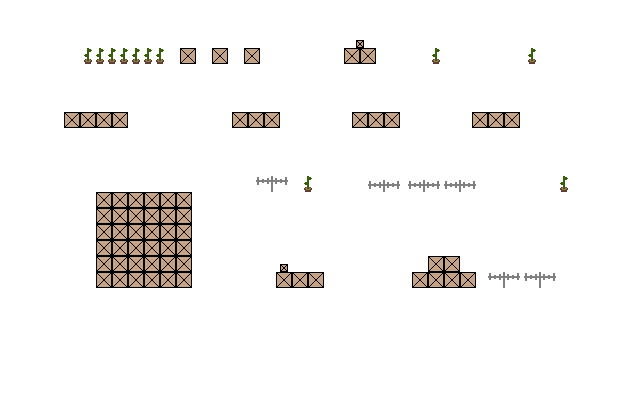

A level layout from a 2D game, rendered from its tile map. Below: a short description, then the map file with tile-grid data replaced by summaries:
An orthogonal 160x104 tile map with 4x4 px tiles, 1 tile layer (hazards), 3 hidden layers not drawn.

<map version="1.9" tiledversion="1.9.0" orientation="orthogonal" renderorder="right-down" width="160" height="104" tilewidth="4" tileheight="4" infinite="0" backgroundcolor="#ffffff" nextlayerid="9" nextobjectid="1">
 <editorsettings>
  <export target="level5.json" format="json" />
 </editorsettings>
 <tileset firstgid="1" name="city" tilewidth="4" tileheight="4" tilecount="576" columns="24">
  <image source="../tilesets/city.png" width="96" height="96" />
 </tileset>
 <layer id="1" name="background1" width="160" height="104" visible="0">
  <data>[16640 cells, 12768 non-empty, 255 distinct tile ids]</data>
 </layer>
 <layer id="3" name="floor1" width="160" height="104" visible="0">
  <data>[16640 cells, 1102 non-empty, 18 distinct tile ids]</data>
 </layer>
 <layer id="8" name="world" width="160" height="104" visible="0">
  <data>[16640 cells, 62 non-empty, 15 distinct tile ids]</data>
 </layer>
 <layer id="7" name="hazards" width="160" height="104">
  <data>[16640 cells, 1282 non-empty, 70 distinct tile ids]</data>
 </layer>
</map>